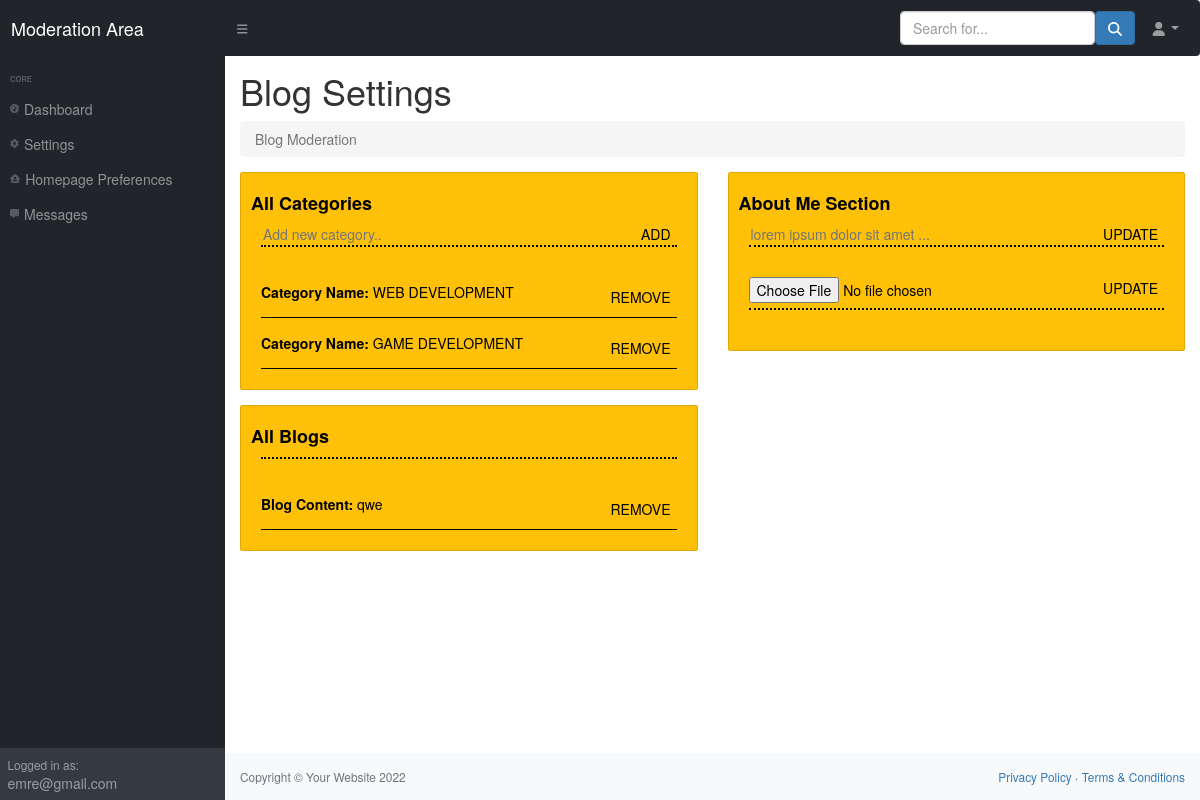
The page /settings.php (signed in) on the database its author committed.
### tables this page shows
CREATE TABLE "categories" (
	"id"	INTEGER NOT NULL,
	"category"	TEXT NOT NULL,
	PRIMARY KEY("id" AUTOINCREMENT)
);

CREATE TABLE "aboutme" (
	"id"	INTEGER NOT NULL,
	"about"	TEXT NOT NULL,
	"image"	BLOB,
	PRIMARY KEY("id" AUTOINCREMENT)
);

CREATE TABLE "content" (
	"id"	INTEGER NOT NULL,
	"blogText"	TEXT NOT NULL,
	"blogCover"	BLOB NOT NULL,
	"blogCat"	TEXT NOT NULL,
	"blogOwner"	TEXT NOT NULL,
	PRIMARY KEY("id" AUTOINCREMENT)
);

### settings.php (the view, shortened to what this page needs)
<?php
include("./database.php");
$data = $db->prepare("SELECT * FROM categories");
$data->execute(array());
$results = $data->fetchAll();
$data2 = $db->prepare("SELECT * FROM content");
$data2->execute(array());
$results2 = $data2->fetchAll();
?>
<!DOCTYPE html>
<html lang="en">
<head>
   <link href="https://cdn.jsdelivr.net/npm/simple-datatables@latest/dist/style.css" rel="stylesheet" />
   <link href="css/styles.css" rel="stylesheet" />
   <link href="https://stackpath.bootstrapcdn.com/bootstrap/3.4.1/css/bootstrap.min.css" rel="stylesheet">
   <link href="https://cdn.jsdelivr.net/npm/summernote@0.8.18/dist/summernote.min.css" rel="stylesheet">
</head>
<body class="sb-nav-fixed">
   <nav class="sb-topnav navbar navbar-expand navbar-dark bg-dark">
      <a class="navbar-brand ps-3" href="admin.php">Moderation Area</a>
      <button class="btn btn-link btn-sm order-1 order-lg-0 me-4 me-lg-0" id="sidebarToggle" href="#!"><i class="fas fa-bars"></i></button>
      <form class="d-none d-md-inline-block form-inline ms-auto me-0 me-md-3 my-2 my-md-0">
         <div style="position: relative; display: flex; flex-wrap: wrap; align-items: stretch; width: 100%;">
            <input class="form-control" type="text" placeholder="Search for..." aria-label="Search for..." aria-describedby="btnNavbarSearch" />
            <button class="btn btn-primary" id="btnNavbarSearch" type="button"><i class="fas fa-search"></i></button>
         </div>
      </form>
      <ul class="navbar-nav ms-auto ms-md-0 me-3 me-lg-4">
         <li class="nav-item dropdown">
            <a class="nav-link dropdown-toggle" id="navbarDropdown" href="#" role="button" data-bs-toggle="dropdown" aria-expanded="false"><i class="fas fa-user fa-fw"></i></a>
         </li>
      </ul>
   </nav>
   <div id="layoutSidenav">
      <div id="layoutSidenav_nav">
         <nav class="sb-sidenav accordion sb-sidenav-dark" id="sidenavAccordion">
            <div class="sb-sidenav-menu">
               <div class="nav">
                  <div class="sb-sidenav-menu-heading">Core</div>
                  <a class="nav-link" href="admin.php">
                     <div class="sb-nav-link-icon"><i class="fas fa-tachometer-alt"></i></div>
                     Dashboard
                  </a>
                  <a class="nav-link" href="settings.php">
                     <div class="sb-nav-link-icon"><i class="fa-solid fa-gear"></i></div>
                     Settings
                  </a>
                  <a class="nav-link" href="homepage.php">
                     <div class="sb-nav-link-icon"><i class="fa-solid fa-house-user"></i></div>
                     Homepage Preferences
                  </a>
                  <a class="nav-link" href="contact-form.php">
                     <div class="sb-nav-link-icon"><i class="fa-solid fa-message"></i></div>
                     Messages
                  </a>
               </div>
            </div>
            <div class="sb-sidenav-footer">
               <div class="small">Logged in as:</div>
               <?php
               echo $_SESSION["username"];
               ?>
            </div>
         </nav>
      </div>
      <div id="layoutSidenav_content">
         <main>
            <div class="container-fluid px-4">
               <h1 class="mt-4">Blog Settings</h1>
               <ol class="breadcrumb mb-4">
                  <li class="breadcrumb-item active">Blog Moderation</li>
               </ol>
               <div class="categories">
                  <form method="POST">
                     <div class="row" style="display: flex;">
                        <div class="col-xl-3 col-md-6">
                           <div class="card bg-warning text-white mb-4" style="display: flex;">
                              <div class="card-body">
                                 <h4 style="color: black;"><b>All Categories</b></h4>
                                 <div class="addCat" style="display: flex; border-bottom: 2px dotted black; margin: 1rem 1rem 3rem 1rem;">
                                    <input type="text" name="new-cat" style="width: 100%; border: none; outline: none; background: transparent; color: black;" placeholder="Add new category.." autocomplete="off">
                                    <input type="submit" name="add-button" style="height: 100%; border: none; outline: none; background: transparent; color: black;" value="ADD">
                                 </div>
                                 <?php
                                 $data = $db->prepare("SELECT * FROM categories");
                                 $data->execute(array());
                                 $results = $data->fetchAll();
                                 foreach ($results as $result) {
                                    echo  '<div style="display: flex; align-items: center; color: black; margin: 1rem; border-bottom: 1px solid black;">
                                             <p style="width: 100%"><b>Category Name:</b> ' . strtoupper($result[1]) . ' </p>
                                             <button class="removeButton" style="height: 4rem; background: transparent; border: none; outline: none;" name="removeButton" value="' . $result["id"] . '">REMOVE</button>
                                          </div>';
                                 }
                                 ?>
                              </div>
                           </div>
                        </div>
                        <div class="col-xl-3 col-md-6">
                           <div class="card bg-warning text-white mb-4" style="display: flex;">
                              <div class="card-body">
                                 <h4 style="color: black;"><b>About Me Section</b></h4>
                                 <?php
                                 $data = $db->prepare("SELECT * FROM aboutme");
                                 $data->execute(array());
                                 $results = $data->fetchAll();
                                 foreach ($results as $result) {
                                 }
                                 ?>
                                 <div class="changeAbout" style="display: flex; border-bottom: 2px dotted black; margin: 1rem 1rem 3rem 1rem;">
                                    <input id="about-me" type="text" name="aboutme" style="width: 100%; border: none; outline: none; background: transparent; color: black;" placeholder="<?= $result["about"]; ?>" autocomplete="off">
                                    <input id="edit-about" type="submit" name="editAbout" style="height: 100%; border: none; outline: none; background: transparent; color: black;" value="UPDATE">
                                 </div>
                                 <div class="changeAboutImage" style="border-bottom: 2px dotted black; margin: 1rem 1rem 3rem 1rem;">
                                    <label style="display: flex; font-weight: lighter; padding: 0;">
                                       <input type="file" name="aboutImage" style="width: 100%; border: none; outline: none; background: transparent; color: black;" autocomplete="off" accept="image/png, image/gif, image/jpeg">
                                       <input type="submit" name="aboutImageChange" style="height: 100%; border: none; outline: none; background: transparent; color: black;" value="UPDATE">
                                    </label>
                                 </div>
                              </div>
                           </div>
                        </div>
                        <div class="col-xl-3 col-md-6">
                           <div class="card bg-warning text-white mb-4" style="display: flex;">
                              <div class="card-body">
                                 <h4 style="color: black;"><b>All Blogs</b></h4>
                                 <div class="allBlogs" style="display: flex; border-bottom: 2px dotted black; margin: 1rem 1rem 3rem 1rem;">
                                 </div>
                                 <?php
                                 $data = $db->prepare("SELECT * FROM content");
                                 $data->execute(array());
                                 $results = $data->fetchAll();
                                 foreach ($results as $result2) {
                                    echo  '<div style="display: flex; align-items: center; color: black; margin: 1rem; border-bottom: 1px solid black;">
                                             <p style="width: 100%"><b>Blog Content:</b> ' . substr(strip_tags($result2["blogText"]), 0, 40) . ' </p>
                                             <button class="removeButton" style="height: 4rem; background: transparent; border: none; outline: none;" name="removeBlog" value="' . $result2["id"] . '">REMOVE</button>
                                          </div>';
                                 }
                                 ?>
                              </div>
                           </div>
                        </div>
                     </div>
                  </form>
               </div>
            </div>
         </main>
         <footer class="py-4 bg-light mt-auto">
            <div class="container-fluid px-4">
               <div class="d-flex align-items-center justify-content-between small">
                  <div class="text-muted">Copyright &copy; Your Website 2022</div>
                  <div>
                     <a href="#">Privacy Policy</a>
                     &middot;
                     <a href="#">Terms &amp; Conditions</a>
                  </div>
               </div>
            </div>
         </footer>
      </div>
   </div>
</body>
</html>

### rows shown on the page
categories: category "WEB DEVELOPMENT", $result["id"] 1 (drawn)
categories: category "GAME DEVELOPMENT", $result["id"] 2 (drawn)
aboutme: aboutme "lorem ipsum dolor sit amet ..."
content: blogText "qwe", $result2["id"] 1 (drawn)

### other values the page prints
$_SESSION["username"] "emre@gmail.com"
